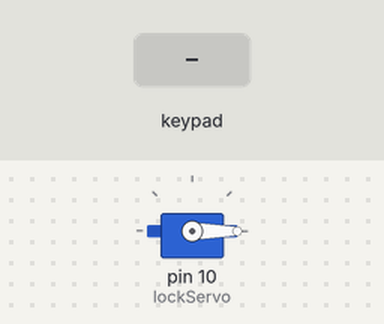
Bench run of a sketch on a simulated Arduino Uno, built with avr-gcc and run on an emulated ATmega328P. On the bench: servo. The test bench sets the inputs (shaded band). What the sketch prints to the serial monitor is not drawn.

Above: at 1.2 s.
1.3 s: keypad keys 1 2 3 4 pressed 0.4 s apart
At 3.0 s:
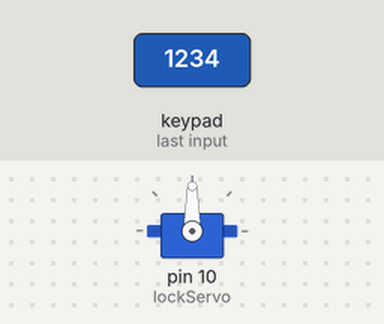
13.9 s: keypad keys 1 2 3 4 * pressed 0.4 s apart
At 18.6 s:
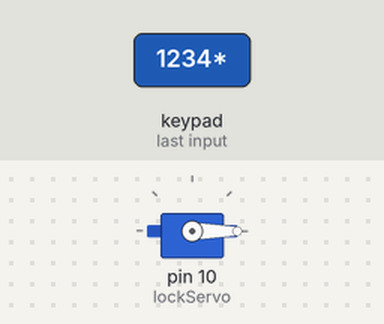
Timing chart, 0 to 19.9 s (numbered marks = the images above; inputs shaded):
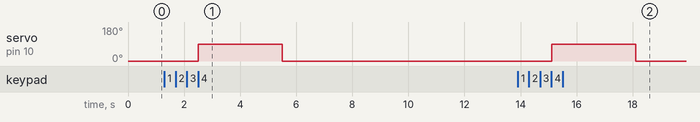

The sketch:

Keypad_Door_Lock.ino
```cpp
// Project 46: Keypad Door Lock
// A simple door lock system using a keypad and a servo.

#include <Keypad.h>
#include <Servo.h>

const byte ROWS = 4;
const byte COLS = 4;
char keys[ROWS][COLS] = {
  {'1','2','3','A'},
  {'4','5','6','B'},
  {'7','8','9','C'},
  {'*','0','#','D'}
};
byte rowPins[ROWS] = {9, 8, 7, 6};
byte colPins[COLS] = {5, 4, 3, 2};

Keypad keypad = Keypad( makeKeymap(keys), rowPins, colPins, ROWS, COLS );
Servo lockServo;

String password = "1234";
String inputPassword;
int position = 0;

void setup() {
  Serial.begin(9600);
  lockServo.attach(10);
  lockServo.write(0); // Start in locked position
  Serial.println("Enter Password:");
}

void loop() {
  char key = keypad.getKey();

  if (key) {
    Serial.print(key);
    inputPassword += key;
    position++;

    if (position == 4) {
      if (inputPassword == password) {
        Serial.println("\nCorrect! Unlocking.");
        lockServo.write(90); // Unlock
        delay(3000);
        lockServo.write(0); // Re-lock
      } else {
        Serial.println("\nWrong Password!");
      }
      // Reset for next attempt
      inputPassword = "";
      position = 0;
      Serial.println("\nEnter Password:");
    }
  }
}
```

Measured:
- after the input at 1.3 s, servo on pin 10 (lockServo): 0° → 90° after 1.2 s, → 0° 3.0 s later
- after the input at 13.9 s, servo on pin 10 (lockServo): 0° → 90° after 1.2 s, → 0° 3.0 s later
